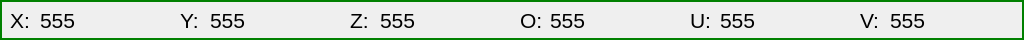
  <widget class="QGroupBox" name="groupBox_XYZOUV">
   <property name="geometry">
    <rect>
     <x>0</x>
     <y>570</y>
     <width>1024</width>
     <height>40</height>
    </rect>
   </property>
   <property name="minimumSize">
    <size>
     <width>1024</width>
     <height>40</height>
    </size>
   </property>
   <property name="maximumSize">
    <size>
     <width>1024</width>
     <height>40</height>
    </size>
   </property>
   <property name="styleSheet">
    <string notr="true">QGroupBox{
	border:  2px solid green;
}</string>
   </property>
   <property name="title">
    <string/>
   </property>
   <widget class="QLabel" name="label_4">
    <property name="geometry">
     <rect>
      <x>10</x>
      <y>0</y>
      <width>31</width>
      <height>41</height>
     </rect>
    </property>
    <property name="font">
     <font>
      <pointsize>16</pointsize>
     </font>
    </property>
    <property name="text">
     <string>X:</string>
    </property>
   </widget>
   <widget class="QLabel" name="label_5">
    <property name="geometry">
     <rect>
      <x>180</x>
      <y>0</y>
      <width>31</width>
      <height>41</height>
     </rect>
    </property>
    <property name="font">
     <font>
      <pointsize>16</pointsize>
     </font>
    </property>
    <property name="text">
     <string>Y:</string>
    </property>
   </widget>
   <widget class="QLabel" name="label_6">
    <property name="geometry">
     <rect>
      <x>350</x>
      <y>0</y>
      <width>31</width>
      <height>41</height>
     </rect>
    </property>
    <property name="font">
     <font>
      <pointsize>16</pointsize>
     </font>
    </property>
    <property name="text">
     <string>Z:</string>
    </property>
   </widget>
   <widget class="QLabel" name="label_7">
    <property name="geometry">
     <rect>
      <x>520</x>
      <y>0</y>
      <width>31</width>
      <height>41</height>
     </rect>
    </property>
    <property name="font">
     <font>
      <pointsize>16</pointsize>
     </font>
    </property>
    <property name="text">
     <string>O:</string>
    </property>
   </widget>
   <widget class="QLabel" name="label_8">
    <property name="geometry">
     <rect>
      <x>690</x>
      <y>0</y>
      <width>31</width>
      <height>41</height>
     </rect>
    </property>
    <property name="font">
     <font>
      <pointsize>16</pointsize>
     </font>
    </property>
    <property name="text">
     <string>U:</string>
    </property>
   </widget>
   <widget class="QLabel" name="label_9">
    <property name="geometry">
     <rect>
      <x>860</x>
      <y>0</y>
      <width>31</width>
      <height>41</height>
     </rect>
    </property>
    <property name="font">
     <font>
      <pointsize>16</pointsize>
     </font>
    </property>
    <property name="text">
     <string>V:</string>
    </property>
   </widget>
   <widget class="QLabel" name="label_X">
    <property name="geometry">
     <rect>
      <x>40</x>
      <y>0</y>
      <width>121</width>
      <height>41</height>
     </rect>
    </property>
    <property name="font">
     <font>
      <pointsize>16</pointsize>
     </font>
    </property>
    <property name="text">
     <string>555</string>
    </property>
   </widget>
   <widget class="QLabel" name="label_Y">
    <property name="geometry">
     <rect>
      <x>210</x>
      <y>0</y>
      <width>121</width>
      <height>41</height>
     </rect>
    </property>
    <property name="font">
     <font>
      <pointsize>16</pointsize>
     </font>
    </property>
    <property name="text">
     <string>555</string>
    </property>
   </widget>
   <widget class="QLabel" name="label_Z">
    <property name="geometry">
     <rect>
      <x>380</x>
      <y>0</y>
      <width>121</width>
      <height>41</height>
     </rect>
    </property>
    <property name="font">
     <font>
      <pointsize>16</pointsize>
     </font>
    </property>
    <property name="text">
     <string>555</string>
    </property>
   </widget>
   <widget class="QLabel" name="label_O">
    <property name="geometry">
     <rect>
      <x>550</x>
      <y>0</y>
      <width>121</width>
      <height>41</height>
     </rect>
    </property>
    <property name="font">
     <font>
      <pointsize>16</pointsize>
     </font>
    </property>
    <property name="text">
     <string>555</string>
    </property>
   </widget>
   <widget class="QLabel" name="label_U">
    <property name="geometry">
     <rect>
      <x>720</x>
      <y>0</y>
      <width>121</width>
      <height>41</height>
     </rect>
    </property>
    <property name="font">
     <font>
      <pointsize>16</pointsize>
     </font>
    </property>
    <property name="text">
     <string>555</string>
    </property>
   </widget>
   <widget class="QLabel" name="label_V">
    <property name="geometry">
     <rect>
      <x>890</x>
      <y>0</y>
      <width>101</width>
      <height>41</height>
     </rect>
    </property>
    <property name="font">
     <font>
      <pointsize>16</pointsize>
     </font>
    </property>
    <property name="text">
     <string>555</string>
    </property>
   </widget>
  </widget>
